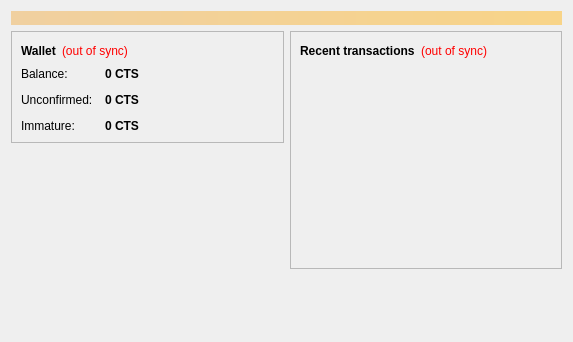
<?xml version="1.0" encoding="UTF-8"?>
<ui version="4.0">
 <class>OverviewPage</class>
 <widget class="QWidget" name="OverviewPage">
  <property name="geometry">
   <rect>
    <x>0</x>
    <y>0</y>
    <width>573</width>
    <height>342</height>
   </rect>
  </property>
  <property name="windowTitle">
   <string>Form</string>
  </property>
  <layout class="QVBoxLayout" name="topLayout">
   <item>
    <widget class="QLabel" name="labelAlerts">
     <property name="visible">
      <bool>false</bool>
     </property>
     <property name="styleSheet">
      <string notr="true">background-color: qlineargradient(x1: 0, y1: 0, x2: 1, y2: 0, stop:0 #F0D0A0, stop:1 #F8D488); color:#000000;</string>
     </property>
     <property name="wordWrap">
      <bool>true</bool>
     </property>
     <property name="margin">
      <number>3</number>
     </property>
    </widget>
   </item>
   <item>
    <layout class="QHBoxLayout" name="horizontalLayout" stretch="1,1">
     <item>
      <layout class="QVBoxLayout" name="verticalLayout_2">
       <item>
        <widget class="QFrame" name="frame">
         <property name="frameShape">
          <enum>QFrame::StyledPanel</enum>
         </property>
         <property name="frameShadow">
          <enum>QFrame::Raised</enum>
         </property>
         <layout class="QVBoxLayout" name="verticalLayout_4">
          <item>
           <layout class="QHBoxLayout" name="horizontalLayout_4">
            <item>
             <widget class="QLabel" name="label_5">
              <property name="font">
               <font>
                <weight>75</weight>
                <bold>true</bold>
               </font>
              </property>
              <property name="text">
               <string>Wallet</string>
              </property>
             </widget>
            </item>
            <item>
             <widget class="QLabel" name="labelWalletStatus">
              <property name="toolTip">
               <string>The displayed information may be out of date. Your wallet automatically synchronizes with the Cointest network after a connection is established, but this process has not completed yet.</string>
              </property>
              <property name="styleSheet">
               <string notr="true">QLabel { color: red; }</string>
              </property>
              <property name="text">
               <string notr="true">(out of sync)</string>
              </property>
              <property name="alignment">
               <set>Qt::AlignLeading|Qt::AlignLeft|Qt::AlignVCenter</set>
              </property>
             </widget>
            </item>
            <item>
             <spacer name="horizontalSpacer_2">
              <property name="orientation">
               <enum>Qt::Horizontal</enum>
              </property>
              <property name="sizeHint" stdset="0">
               <size>
                <width>40</width>
                <height>20</height>
               </size>
              </property>
             </spacer>
            </item>
           </layout>
          </item>
          <item>
           <layout class="QFormLayout" name="formLayout_2">
            <property name="fieldGrowthPolicy">
             <enum>QFormLayout::AllNonFixedFieldsGrow</enum>
            </property>
            <property name="horizontalSpacing">
             <number>12</number>
            </property>
            <property name="verticalSpacing">
             <number>12</number>
            </property>
            <item row="0" column="0">
             <widget class="QLabel" name="label">
              <property name="text">
               <string>Balance:</string>
              </property>
             </widget>
            </item>
            <item row="0" column="1">
             <widget class="QLabel" name="labelBalance">
              <property name="font">
               <font>
                <weight>75</weight>
                <bold>true</bold>
               </font>
              </property>
              <property name="cursor">
               <cursorShape>IBeamCursor</cursorShape>
              </property>
              <property name="toolTip">
               <string>Your current balance</string>
              </property>
              <property name="text">
               <string notr="true">0 CTS</string>
              </property>
              <property name="textInteractionFlags">
               <set>Qt::LinksAccessibleByMouse|Qt::TextSelectableByKeyboard|Qt::TextSelectableByMouse</set>
              </property>
             </widget>
            </item>
            <item row="1" column="0">
             <widget class="QLabel" name="label_3">
              <property name="text">
               <string>Unconfirmed:</string>
              </property>
             </widget>
            </item>
            <item row="1" column="1">
             <widget class="QLabel" name="labelUnconfirmed">
              <property name="font">
               <font>
                <weight>75</weight>
                <bold>true</bold>
               </font>
              </property>
              <property name="cursor">
               <cursorShape>IBeamCursor</cursorShape>
              </property>
              <property name="toolTip">
               <string>Total of transactions that have yet to be confirmed, and do not yet count toward the current balance</string>
              </property>
              <property name="text">
               <string notr="true">0 CTS</string>
              </property>
              <property name="textInteractionFlags">
               <set>Qt::LinksAccessibleByMouse|Qt::TextSelectableByKeyboard|Qt::TextSelectableByMouse</set>
              </property>
             </widget>
            </item>
            <item row="2" column="0">
             <widget class="QLabel" name="labelImmatureText">
              <property name="text">
               <string>Immature:</string>
              </property>
             </widget>
            </item>
            <item row="2" column="1">
             <widget class="QLabel" name="labelImmature">
              <property name="font">
               <font>
                <weight>75</weight>
                <bold>true</bold>
               </font>
              </property>
              <property name="toolTip">
               <string>Mined balance that has not yet matured</string>
              </property>
              <property name="text">
               <string notr="true">0 CTS</string>
              </property>
              <property name="textInteractionFlags">
               <set>Qt::LinksAccessibleByMouse|Qt::TextSelectableByKeyboard|Qt::TextSelectableByMouse</set>
              </property>
             </widget>
            </item>
           </layout>
          </item>
         </layout>
        </widget>
       </item>
       <item>
        <spacer name="verticalSpacer">
         <property name="orientation">
          <enum>Qt::Vertical</enum>
         </property>
         <property name="sizeHint" stdset="0">
          <size>
           <width>20</width>
           <height>40</height>
          </size>
         </property>
        </spacer>
       </item>
      </layout>
     </item>
     <item>
      <layout class="QVBoxLayout" name="verticalLayout_3">
       <item>
        <widget class="QFrame" name="frame_2">
         <property name="frameShape">
          <enum>QFrame::StyledPanel</enum>
         </property>
         <property name="frameShadow">
          <enum>QFrame::Raised</enum>
         </property>
         <layout class="QVBoxLayout" name="verticalLayout">
          <item>
           <layout class="QHBoxLayout" name="horizontalLayout_2">
            <item>
             <widget class="QLabel" name="label_4">
              <property name="text">
               <string>&lt;b&gt;Recent transactions&lt;/b&gt;</string>
              </property>
             </widget>
            </item>
            <item>
             <widget class="QLabel" name="labelTransactionsStatus">
              <property name="toolTip">
               <string>The displayed information may be out of date. Your wallet automatically synchronizes with the Cointest network after a connection is established, but this process has not completed yet.</string>
              </property>
              <property name="styleSheet">
               <string notr="true">QLabel { color: red; }</string>
              </property>
              <property name="text">
               <string notr="true">(out of sync)</string>
              </property>
              <property name="alignment">
               <set>Qt::AlignRight|Qt::AlignTrailing|Qt::AlignVCenter</set>
              </property>
             </widget>
            </item>
            <item>
             <spacer name="horizontalSpacer">
              <property name="orientation">
               <enum>Qt::Horizontal</enum>
              </property>
              <property name="sizeHint" stdset="0">
               <size>
                <width>40</width>
                <height>20</height>
               </size>
              </property>
             </spacer>
            </item>
           </layout>
          </item>
          <item>
           <widget class="QListView" name="listTransactions">
            <property name="styleSheet">
             <string notr="true">QListView { background: transparent; }</string>
            </property>
            <property name="frameShape">
             <enum>QFrame::NoFrame</enum>
            </property>
            <property name="verticalScrollBarPolicy">
             <enum>Qt::ScrollBarAlwaysOff</enum>
            </property>
            <property name="horizontalScrollBarPolicy">
             <enum>Qt::ScrollBarAlwaysOff</enum>
            </property>
            <property name="selectionMode">
             <enum>QAbstractItemView::NoSelection</enum>
            </property>
           </widget>
          </item>
         </layout>
        </widget>
       </item>
       <item>
        <spacer name="verticalSpacer_2">
         <property name="orientation">
          <enum>Qt::Vertical</enum>
         </property>
         <property name="sizeHint" stdset="0">
          <size>
           <width>20</width>
           <height>40</height>
          </size>
         </property>
        </spacer>
       </item>
      </layout>
     </item>
    </layout>
   </item>
  </layout>
 </widget>
 <resources/>
 <connections/>
</ui>
